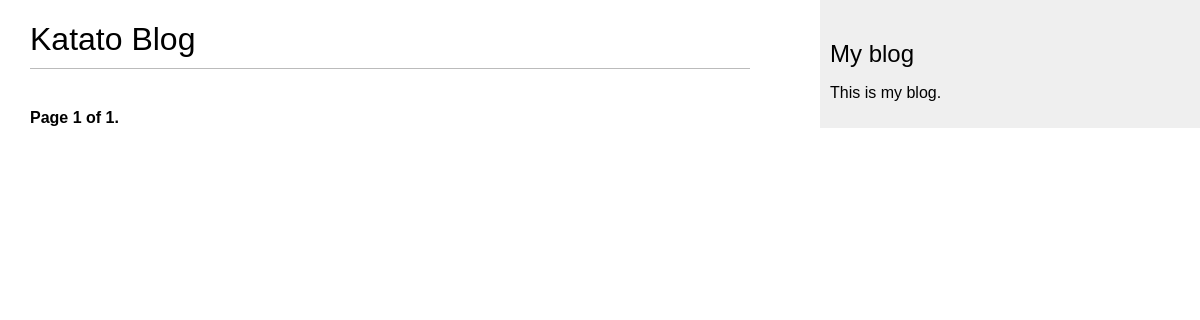
Page /blog/ on the earlier database version.
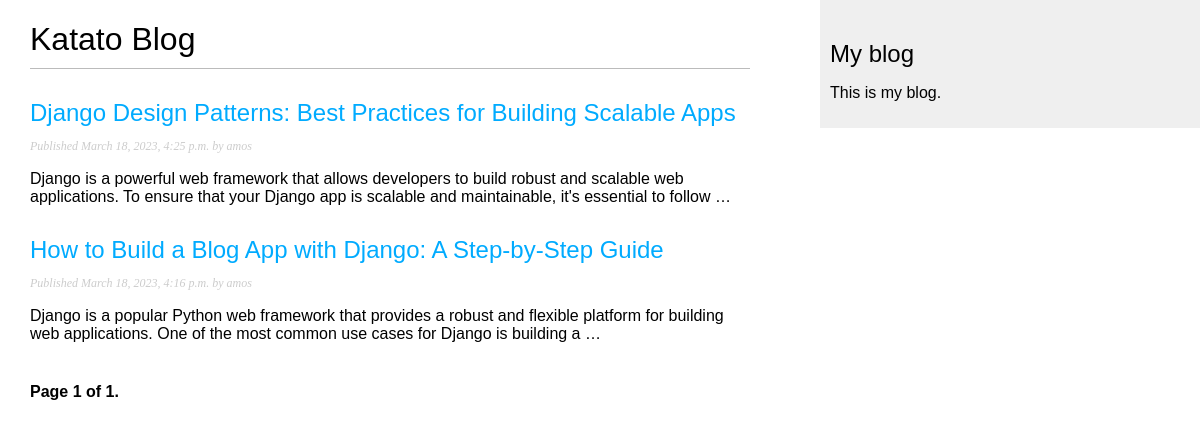
Same page on the later database version.
### blog/models.py (models this page shows, shortened)
class Post(models.Model):
    STATUS_CHOICES = (
        ('draft', 'Draft'),
        ('published', 'Published'),
    )
    title = models.CharField(max_length=250)
    slug = models.SlugField(max_length=250, unique_for_date='publish')
    author = models.ForeignKey(User, on_delete=models.CASCADE, related_name='blog_posts')
    body = models.TextField()
    publish = models.DateTimeField(default=timezone.now)
    created = models.DateTimeField(auto_now_add=True)
    updated = models.DateTimeField(auto_now=True)
    status = models.CharField(max_length=10, choices=STATUS_CHOICES,
                              default='draft')
    objects = models.Manager()
    published = PublishedManager()
    class Meta:
        ordering = ('-publish',)
    def get_absolute_url(self):
        return reverse('blog:post_detail', args=[self.publish.year, self.publish.month, self.publish.day, self.slug])

### blog/views.py (the view)
# urls.py: path('', views.PostListView.as_view(), name='post_list'),
class PostListView(ListView):
    queryset = Post.published.all()
    context_object_name = 'posts'
    paginate_by = 3
    template_name = 'blog/post/list.html'

### blog/templates/blog/post/list.html (shortened to what this page needs)
{% extends 'blog/base.html' %}
{% block content %}
<h1>Katato Blog</h1>
{% for post in posts %}
<h2>
  <a href="{{ post.get_absolute_url }}"> {{ post.title }} </a>
</h2>
<p class="date">Published {{ post.publish }} by {{ post.author }}</p>
{{ post.body|truncatewords:30|linebreaks}}
{% endfor %}
{% include "pagination.html" with page=page_obj %}
{% endblock content %}

### blog/templates/blog/base.html (shortened to what this page needs)
{% load static %}
<!DOCTYPE html>
<html lang="en">
  <head>
    <link href="{% static 'css/blog.css' %}" rel="stylesheet" />
  </head>
  <body>
    <div id="content">{% block content%}{% endblock %}</div>
    <div id="sidebar">
      <h2>My blog</h2>
      <p>This is my blog.</p>
    </div>
  </body>
</html>

### blog/templates/pagination.html (shortened to what this page needs)
<div class="pagination">
  <span class="step-links">
    <span class="current">
      Page {{ page.number }} of {{ page.paginator.num_pages }}.
    </span>
  </span>
</div>

### blog/static/css/blog.css (style rules this page uses)
body { margin: 0; padding: 0; font-family: helvetica, sans-serif; }
a { color: #00abff; text-decoration: none; }
h1 { font-weight: normal; border-bottom: 1px solid #bbb; padding: 0 0 10px 0; }
h2 { font-weight: normal; margin: 30px 0 0; }
#content { float: left; width: 60%; padding: 0 0 0 30px; }
#sidebar { float: right; width: 30%; padding: 10px; background: #efefef; height: 100%; }
p.date { color: #ccc; font-family: georgia, serif; font-size: 12px; font-style: italic; }
.pagination { margin: 40px 0; font-weight: bold; }

Differences in the rows shown:
added Post: title "Django Design Patterns: Best Practices for Building Scalable Apps", publish "March 18, 2023, 4:25 p.m.", author "amos", body "Django is a powerful web framework that allows developers to build robust and scalable web applications. To ensure that your Django app is scalable and maintainable, it's essential to follow …"
added Post: title "How to Build a Blog App with Django: A Step-by-Step Guide", publish "March 18, 2023, 4:16 p.m.", author "amos", body "Django is a popular Python web framework that provides a robust and flexible platform for building web applications. One of the most common use cases for Django is building a …"
